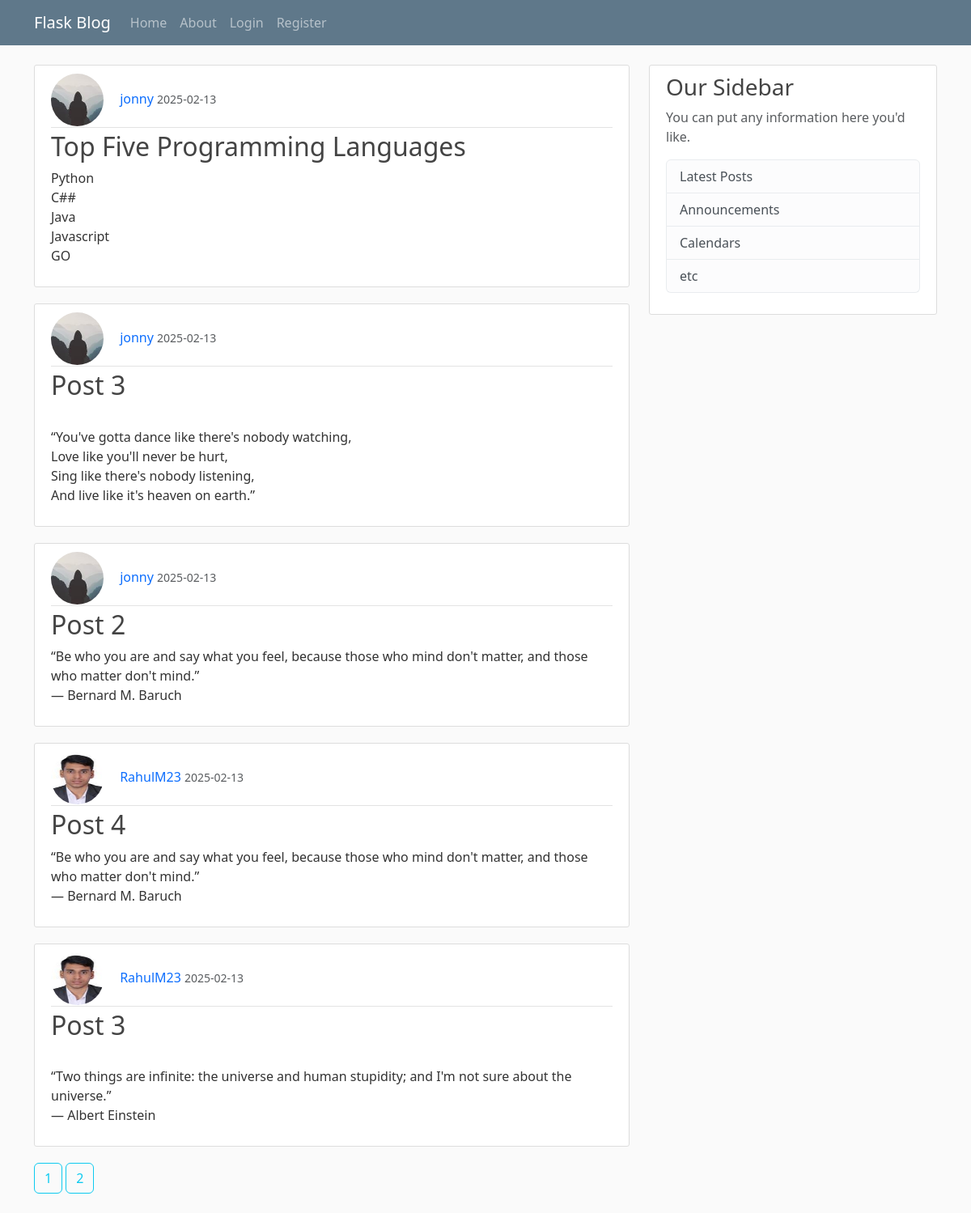
Page /home on the earlier database version.
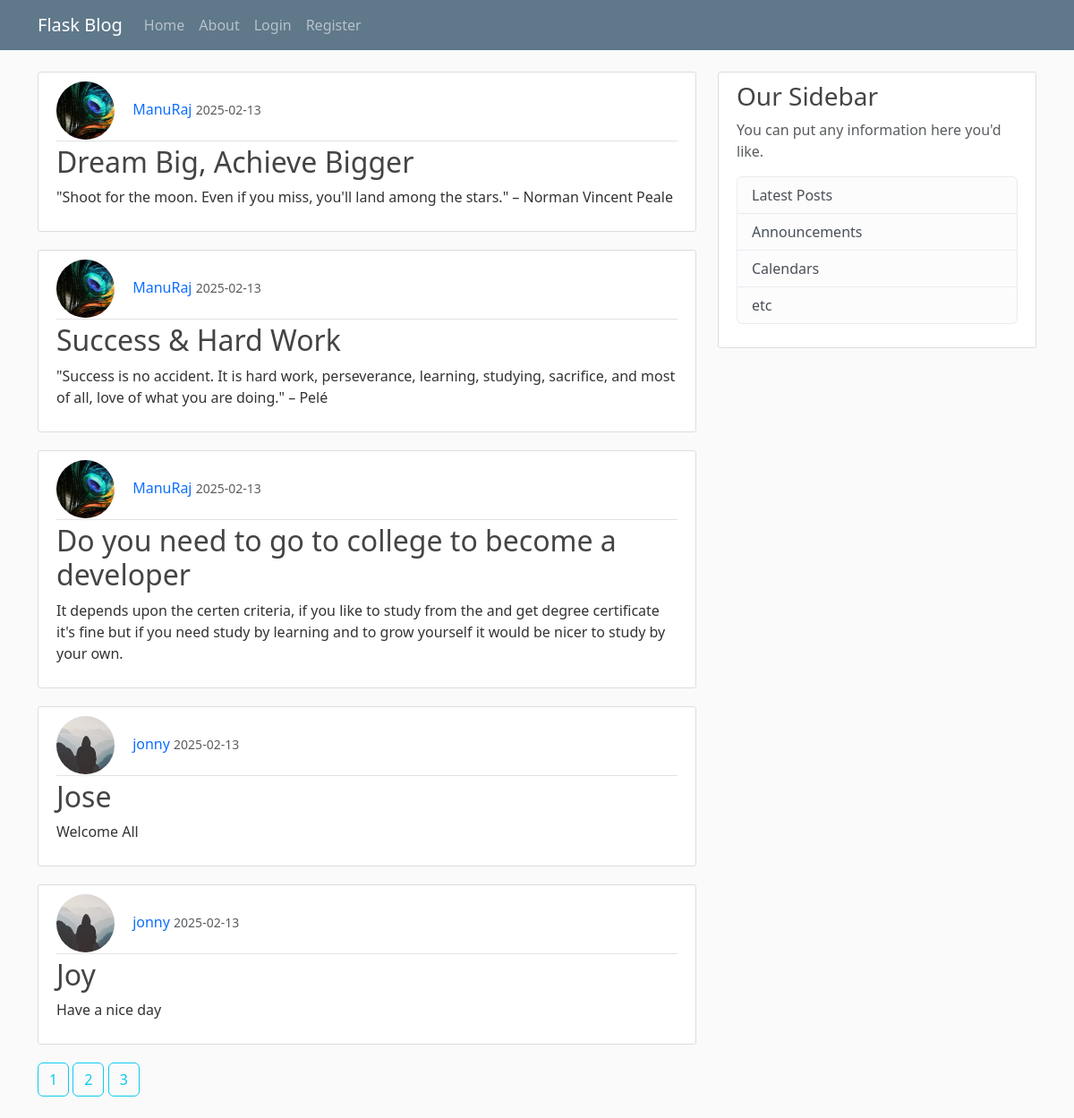
Same page on the later database version.
### main/models.py (models this page shows, shortened)
class Post(db.Model):
    id = db.Column(db.Integer, primary_key=True)
    title = db.Column(db.String(100), nullable=False)
    date_posted = db.Column(db.DateTime, nullable=False, default=datetime.utcnow)
    content = db.Column(db.Text, nullable=False)
    user_id = db.Column(db.Integer, db.ForeignKey('user.id'), nullable=False)

class User(db.Model, UserMixin):
    id = db.Column(db.Integer, primary_key=True)
    username = db.Column(db.String(20), unique=True, nullable=False)
    email = db.Column(db.String(120), unique=True, nullable=False)
    image_file = db.Column(db.String(20), nullable=False, default='default.jpg')
    password = db.Column(db.String(60), nullable=False)
    posts = db.relationship('Post',backref='author', lazy=True)

### main/routes.py (the view)
@app.route("/")
@app.route("/home")
def home():
    page = request.args.get('page', 1, type=int)
    posts = Post.query.order_by(Post.date_posted.desc()).paginate(page=page, per_page=5)
    return render_template("home.html", posts = posts)

### main/templates/home.html (shortened to what this page needs)
{% extends "layout.html" %}
{% block content %}
    {% for post in posts.items %}
        <article class="media content-section">
            <div class="media-body">
            <div class="article-metadata">
                <img class="rounded-circle article-img" src="{{url_for('static', filename='profile/' + post.author.image_file)}}" alt="">
                <a class="decoration mr-2" href="#">{{ post.author.username }}</a>
                <small class="text-muted">{{ post.date_posted.strftime('%Y-%m-%d') }}</small>
            </div>
            <h2><a class="decoration article-title" href="{{url_for('post', post_id=post.id)}}">{{ post.title }}</a></h2>
            <p class="article-content">{{ post.content }}</p>
            </div>
        </article>
    {% endfor %}
    {% for page_num in posts.iter_pages() %}
        {% if page_num %}
            <a class="btn btn-outline-info mb-4 decoration" href="{{ url_for('home', page=page_num) }}">{{page_num}}</a>
        {% else %}
            ...
        {% endif %}
    {% endfor %}
{% endblock %}

Differences in the rows shown:
no longer on this page (row unchanged): Post: image_file (picture), author.username "jonny", date_posted "2025-02-13", title "Top Five Programming Languages", content "Python C## Java Javascript GO"
no longer on this page (row unchanged): Post: image_file (picture), author.username "jonny", date_posted "2025-02-13", title "Post 3", content "“You've gotta dance like there's nobody watching, Love like you'll never be hurt, Sing like there's nobody listening, And live like it's heaven on earth.”"
no longer on this page (row unchanged): Post: image_file (picture), author.username "jonny", date_posted "2025-02-13", title "Post 2", content "“Be who you are and say what you feel, because those who mind don't matter, and those who matter don't mind.” ― Bernard M. Baruch"
no longer on this page (row unchanged): Post: image_file (picture), author.username "RahulM23", date_posted "2025-02-13", title "Post 4", content "“Be who you are and say what you feel, because those who mind don't matter, and those who matter don't mind.” ― Bernard M. Baruch"
no longer on this page (row unchanged): Post: image_file (picture), author.username "RahulM23", date_posted "2025-02-13", title "Post 3", content "“Two things are infinite: the universe and human stupidity; and I'm not sure about the universe.” ― Albert Einstein"
added Post: image_file (picture), author.username "ManuRaj", date_posted "2025-02-13", title "Dream Big, Achieve Bigger", content "\"Shoot for the moon. Even if you miss, you'll land among the stars.\" – Norman Vincent Peale"
added Post: image_file (picture), author.username "ManuRaj", date_posted "2025-02-13", title "Success & Hard Work", content "\"Success is no accident. It is hard work, perseverance, learning, studying, sacrifice, and most of all, love of what you are doing.\" – Pelé"
added Post: image_file (picture), author.username "ManuRaj", date_posted "2025-02-13", title "Do you need to go to college to become a developer", content "It depends upon the certen criteria, if you like to study from the and get degree certificate it's fine but if you need study by learning and to grow yourself it would be nicer to study by your own."
added Post: image_file (picture), author.username "jonny", date_posted "2025-02-13", title "Jose", content "Welcome All"
added Post: image_file (picture), author.username "jonny", date_posted "2025-02-13", title "Joy", content "Have a nice day"
Other differences:
new list line: "3"
